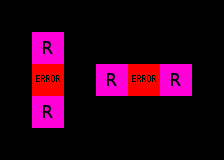

A level layout from a 2D game, rendered from its tile map. Below: a short description, then the map file with tile-grid data replaced by summaries:
An orthogonal 7x5 tile map with 32x32 px tiles, 7 tile layers (Regions, Input_set, Input_set, Input_set, ...), 4 tilesets.

<map version="1.0" orientation="orthogonal" width="7" height="5" tilewidth="32" tileheight="32">
 <tileset firstgid="1" name="Woodland" tilewidth="32" tileheight="32">
  <image source="../../graphics/tiles/Woodland_ground.png" width="512" height="512" />
 </tileset>
 <tileset firstgid="257" name="Collision" tilewidth="32" tileheight="32">
  <image source="../../graphics/tiles/collision.png" width="64" height="32" />
 </tileset>
 <tileset firstgid="259" name="set_rules" tilewidth="32" tileheight="32">
  <image source="../../graphics/tiles/set_rules.png" width="64" height="64" />
 </tileset>
 <tileset firstgid="263" name="set_woodland" tilewidth="32" tileheight="32">
  <image source="../../graphics/tiles/set_woodland.png" width="512" height="320" />
 </tileset>
 <layer name="Regions" width="7" height="5">
  <data>[35 cells, 6 non-empty, 1 distinct tile ids]</data>
 </layer>
 <layer name="Input_set" width="7" height="5">
  <data>[35 cells, 2 non-empty, 1 distinct tile ids]</data>
 </layer>
 <layer name="Input_set" width="7" height="5">
  <data>[35 cells, 2 non-empty, 1 distinct tile ids]</data>
 </layer>
 <layer name="Input_set" width="7" height="5">
  <data>[35 cells, 2 non-empty, 1 distinct tile ids]</data>
 </layer>
 <layer name="Input_set" width="7" height="5">
  <data>[35 cells, 2 non-empty, 1 distinct tile ids]</data>
 </layer>
 <layer name="Input_set" width="7" height="5">
  <data>[35 cells, 2 non-empty, 1 distinct tile ids]</data>
 </layer>
 <layer name="Output1_Error" width="7" height="5">
  <data>[35 cells, 2 non-empty, 1 distinct tile ids]</data>
 </layer>
</map>
